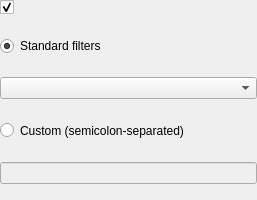
<?xml version="1.0" encoding="UTF-8"?>
<ui version="4.0">
 <class>depgraphV::FilterPage</class>
 <widget class="QWidget" name="depgraphV::FilterPage">
  <property name="geometry">
   <rect>
    <x>0</x>
    <y>0</y>
    <width>257</width>
    <height>200</height>
   </rect>
  </property>
  <property name="minimumSize">
   <size>
    <width>257</width>
    <height>200</height>
   </size>
  </property>
  <property name="maximumSize">
   <size>
    <width>16777215</width>
    <height>200</height>
   </size>
  </property>
  <property name="windowTitle">
   <string notr="true"/>
  </property>
  <layout class="QVBoxLayout" name="verticalLayout_2">
   <property name="leftMargin">
    <number>0</number>
   </property>
   <property name="topMargin">
    <number>0</number>
   </property>
   <property name="rightMargin">
    <number>0</number>
   </property>
   <property name="bottomMargin">
    <number>0</number>
   </property>
   <item>
    <widget class="QCheckBox" name="parseEnabled">
     <property name="text">
      <string notr="true"/>
     </property>
     <property name="checked">
      <bool>true</bool>
     </property>
    </widget>
   </item>
   <item>
    <widget class="QFrame" name="frame">
     <property name="frameShape">
      <enum>QFrame::NoFrame</enum>
     </property>
     <property name="frameShadow">
      <enum>QFrame::Raised</enum>
     </property>
     <layout class="QVBoxLayout" name="verticalLayout">
      <property name="leftMargin">
       <number>0</number>
      </property>
      <property name="topMargin">
       <number>0</number>
      </property>
      <property name="rightMargin">
       <number>0</number>
      </property>
      <property name="bottomMargin">
       <number>0</number>
      </property>
      <item>
       <widget class="QRadioButton" name="standardFiltersRadio">
        <property name="text">
         <string>Standard filters</string>
        </property>
        <property name="checked">
         <bool>true</bool>
        </property>
       </widget>
      </item>
      <item>
       <widget class="QComboBox" name="standardFilters"/>
      </item>
      <item>
       <widget class="QRadioButton" name="customFilterRadio">
        <property name="minimumSize">
         <size>
          <width>0</width>
          <height>21</height>
         </size>
        </property>
        <property name="text">
         <string>Custom (semicolon-separated)</string>
        </property>
       </widget>
      </item>
      <item>
       <widget class="QLineEdit" name="customFilters">
        <property name="enabled">
         <bool>false</bool>
        </property>
        <property name="inputMask">
         <string/>
        </property>
        <property name="text">
         <string notr="true"/>
        </property>
        <property name="placeholderText">
         <string/>
        </property>
       </widget>
      </item>
     </layout>
     <zorder>standardFilters</zorder>
     <zorder>customFilterRadio</zorder>
     <zorder>customFilters</zorder>
     <zorder>standardFiltersRadio</zorder>
    </widget>
   </item>
  </layout>
 </widget>
 <resources/>
 <connections>
  <connection>
   <sender>customFilterRadio</sender>
   <signal>toggled(bool)</signal>
   <receiver>customFilters</receiver>
   <slot>setEnabled(bool)</slot>
   <hints>
    <hint type="sourcelabel">
     <x>20</x>
     <y>145</y>
    </hint>
    <hint type="destinationlabel">
     <x>20</x>
     <y>184</y>
    </hint>
   </hints>
  </connection>
  <connection>
   <sender>customFilters</sender>
   <signal>textChanged(QString)</signal>
   <receiver>depgraphV::FilterPage</receiver>
   <slot>_onCustomFilterTextChanged(QString)</slot>
   <hints>
    <hint type="sourcelabel">
     <x>20</x>
     <y>184</y>
    </hint>
    <hint type="destinationlabel">
     <x>20</x>
     <y>20</y>
    </hint>
   </hints>
  </connection>
  <connection>
   <sender>parseEnabled</sender>
   <signal>toggled(bool)</signal>
   <receiver>frame</receiver>
   <slot>setEnabled(bool)</slot>
   <hints>
    <hint type="sourcelabel">
     <x>128</x>
     <y>14</y>
    </hint>
    <hint type="destinationlabel">
     <x>128</x>
     <y>99</y>
    </hint>
   </hints>
  </connection>
 </connections>
 <slots>
  <slot>_onCustomFilterTextChanged(QString)</slot>
 </slots>
</ui>
